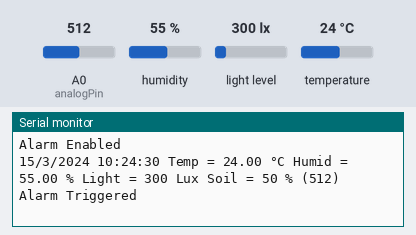
A sketch run on a simulated Arduino Uno, built with avr-gcc and run on an emulated ATmega328P. On the bench: the last lines printed to the serial monitor. The inputs (shaded band) are chosen by the test bench; at power-on: humidity 55 %, light level 300 lx, A0 (analogPin) = 512, temperature 24 °C. The local clock reads 2024-03-15 10:24:30 at power-on unless the sketch sets it.

Above: at 1.2 s.
1.3 s: humidity set to 22 %
At 3.5 s:
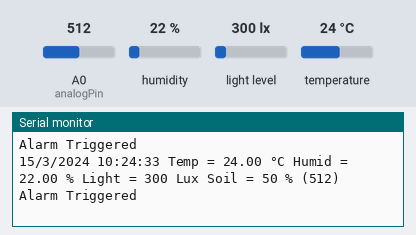
9.1 s: light level set to 40 lx
At 9.24 s:
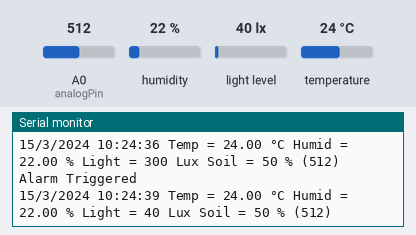
11.1 s: A0 (analogPin) set to 716
At 12.9 s:
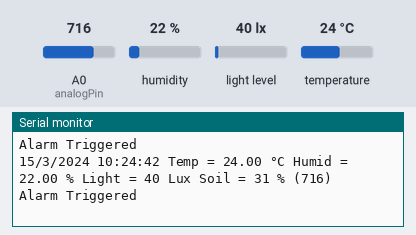
13.1 s: temperature set to 12 °C
15.1 s: light level set to 500 lx
At 16.6 s:
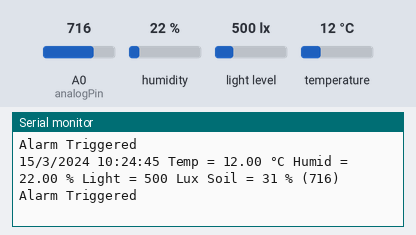
17.1 s: A0 (analogPin) set to 992
At 19.5 s:
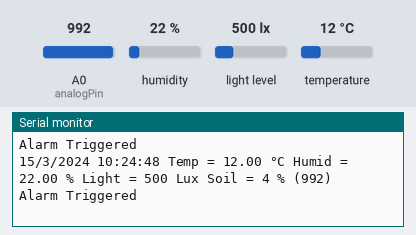
Timing chart, 0 to 20.1 s (numbered marks = the images above; inputs shaded):
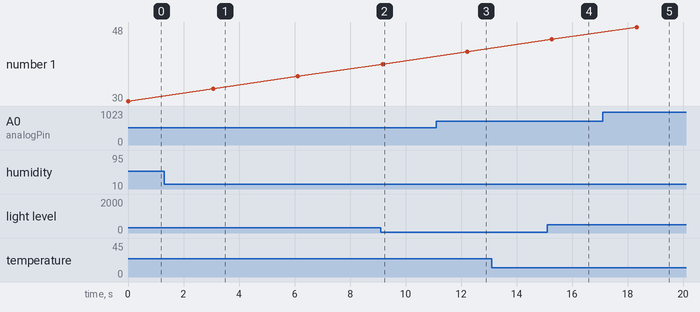

Measured:
- after the input at 1.3 s, the serial monitor: prints a new line after 1.8 s (image 1)
- after the input at 9.1 s, the serial monitor: prints a new line after 0.07 s (image 2)
- after the input at 11.1 s, the serial monitor: prints a new line after 1.1 s (image 3)
- after the input at 15.1 s, the serial monitor: prints a new line after 0.17 s (image 4)
- after the input at 17.1 s, the serial monitor: prints a new line after 1.2 s (image 5)

The sketch:

ds3231.ino
```cpp
// Date, Time and Alarm functions using a DS3231 RTC connected via I2C and Wire lib

#include "DHT.h"
#define DHTTYPE DHT22
#define DHTPIN 2
#include <Wire.h>
#include <SPI.h>  // not used here, but needed to prevent a RTClib compile error
#include <RTClib.h>
#include <BH1750FVI.h>
RTC_DS3231 RTC;
BH1750FVI LightSensor(BH1750FVI::k_DevModeContLowRes);
DHT dht(DHTPIN, DHTTYPE);
int analogPin = A0;
int val = 0;
int hourNow, minuteNow, secondNow;

void setup () {
    Serial.begin(9600);
    Wire.begin();
    RTC.begin();
    LightSensor.begin();
    dht.begin();
  //RTC.adjust(DateTime(__DATE__, __TIME__));
  if (! RTC.isrunning()) {
    Serial.println("RTC is NOT running!");
    // following line sets the RTC to the date & time this sketch was compiled
    RTC.adjust(DateTime(__DATE__, __TIME__));
  }
  DateTime now = RTC.now();
  RTC.setAlarm1Simple(21, 58);
  RTC.turnOnAlarm(1);
  if (RTC.checkAlarmEnabled(1)) {
    Serial.println("Alarm Enabled");
  }
}

void loop () {
    DateTime now = RTC.now();
    DateTime nowTime = RTC.now();
    secondNow = nowTime.second();
    minuteNow = nowTime.minute();
    hourNow = nowTime.hour();
    uint16_t lux = LightSensor.GetLightIntensity();
    float h = dht.readHumidity();
    float t = dht.readTemperature();
    val = analogRead(analogPin);
    int cal_val = map(analogRead(analogPin),0,1024,100,0);
    Serial.print(now.day(), DEC);
    Serial.print('/');
    Serial.print(now.month(), DEC);
    Serial.print('/');
    Serial.print(now.year(), DEC);
    Serial.print(' ');
    /*Serial.print(now.hour(), DEC);
    Serial.print(':');
    Serial.print(now.minute(), DEC);
    Serial.print(':');
    Serial.print(now.second(), DEC);*/
    if(hourNow < 10)(Serial.print("0"));
    Serial.print(hourNow);
    Serial.print(":");
    if(minuteNow < 10)(Serial.print("0"));
    Serial.print(minuteNow);
    Serial.print(":");
    if(secondNow < 10)(Serial.print("0"));
    Serial.print(secondNow);
    Serial.print(' ');
    Serial.print("Temp = ");
    Serial.print(t);
    Serial.print(" °C");
    Serial.print(' ');
    Serial.print("Humid = ");
    Serial.print(h);
    Serial.print(" %");
    Serial.print(' ');
    Serial.print("Light = ");
    Serial.print(lux);
    Serial.print(" Lux");
    Serial.print(' ');
    Serial.print("Soil = ");
    Serial.print(cal_val);
    Serial.print(" %");
    Serial.print(" (");
    Serial.print(val);
    Serial.print(")");
    Serial.println();

    if (RTC.checkIfAlarm(1)) {
      Serial.println("Alarm Triggered");
    }
    Serial.println();
    delay(3000);
}
```
